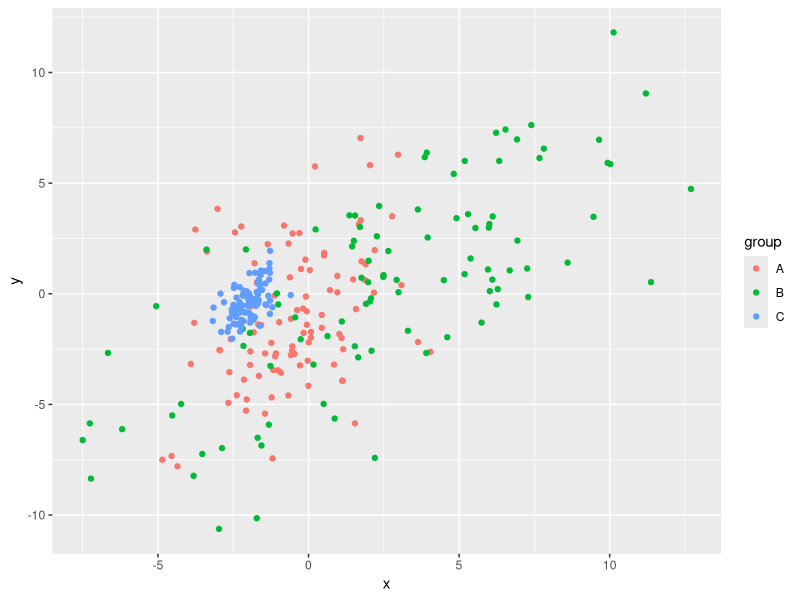
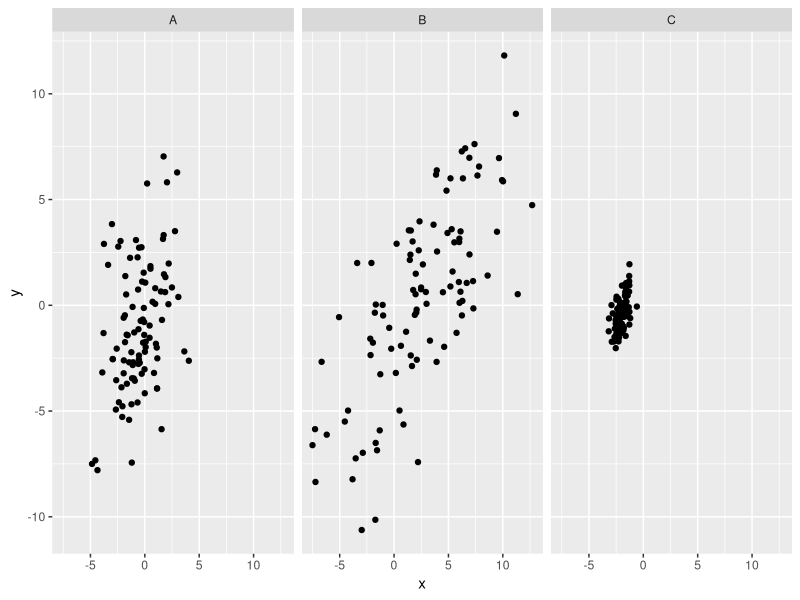
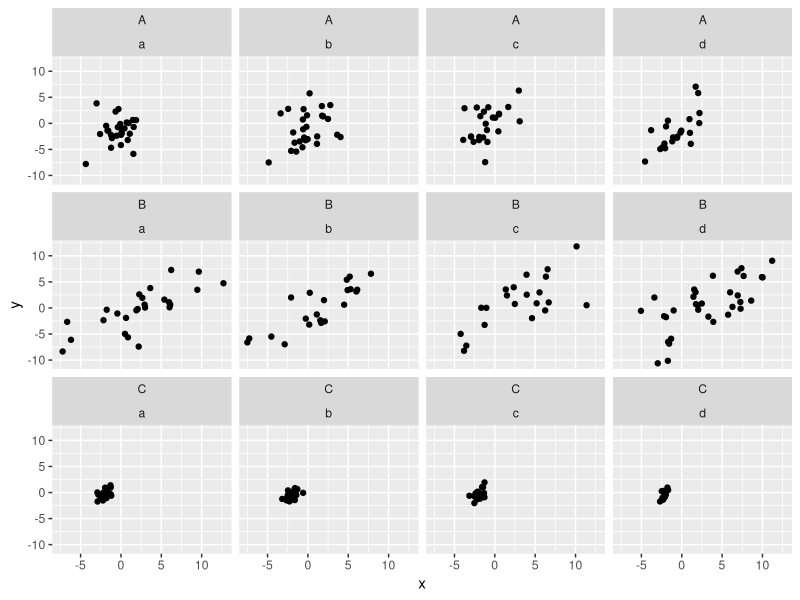
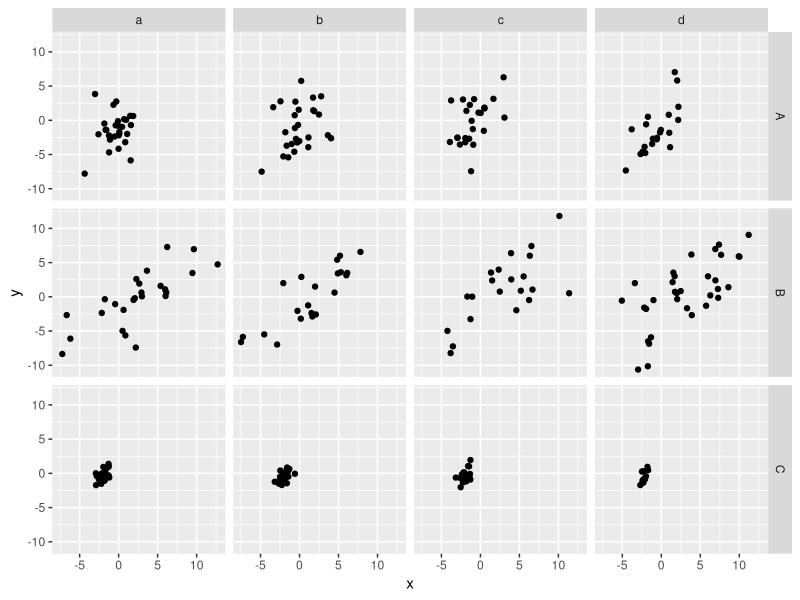
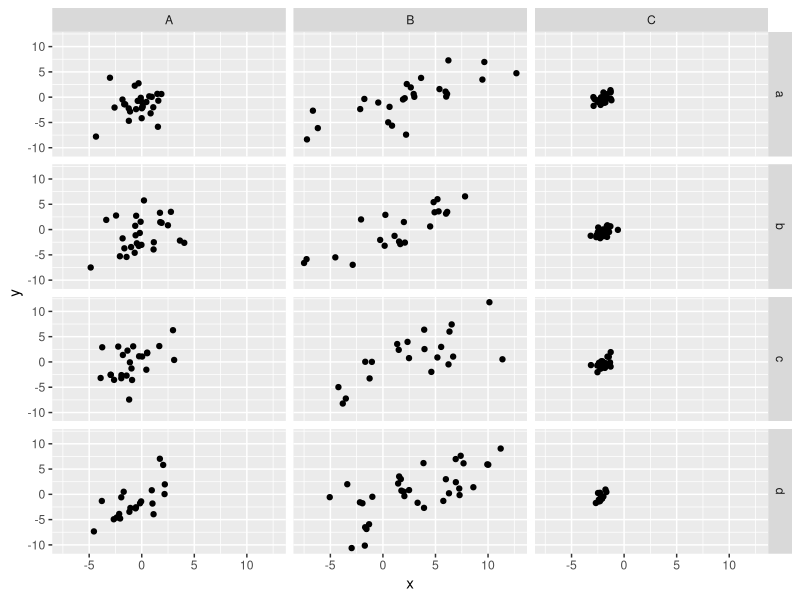
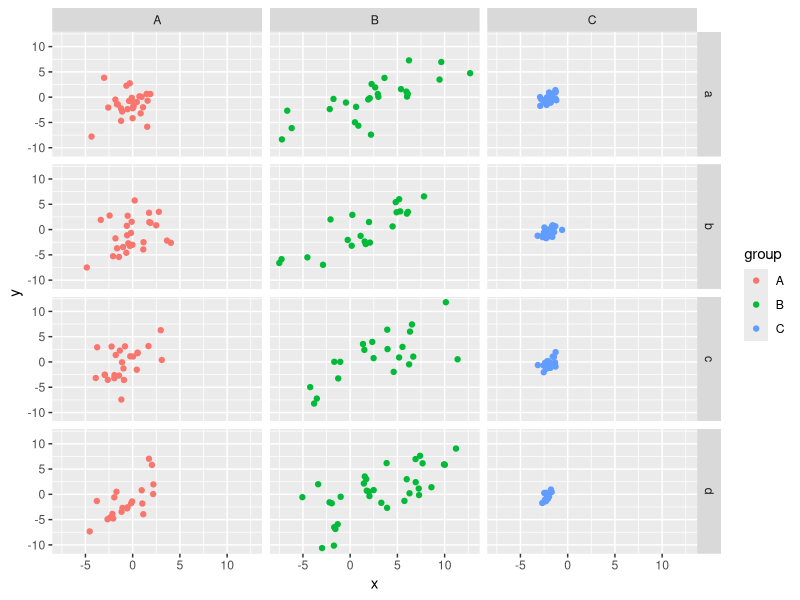
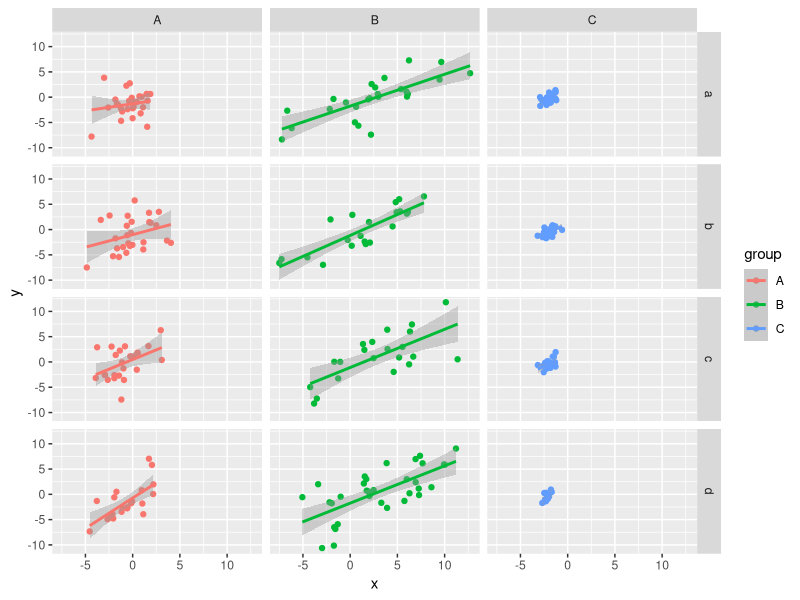
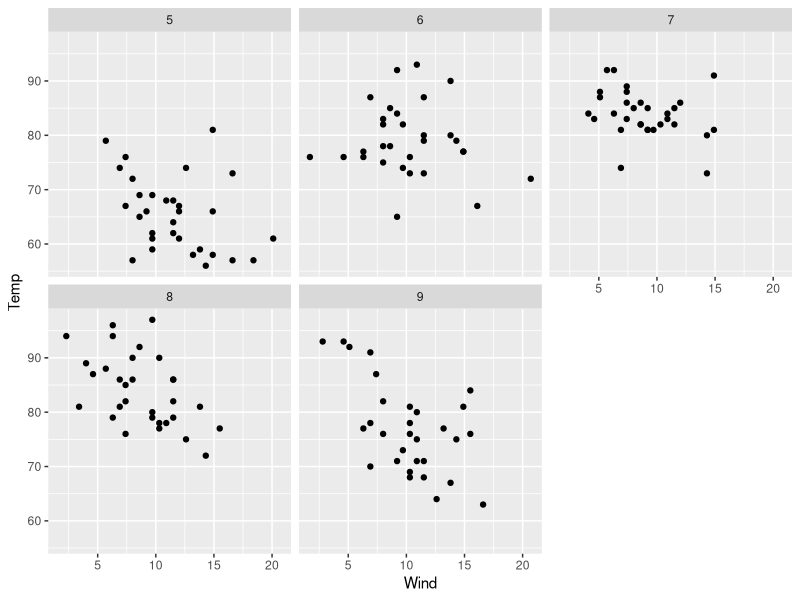

R code for these plots, in order:
## ---- chunk 1
library(ggplot2)
library(tidyverse)
set.seed(91755)                                           # Seed for reproducibility
## ---- chunk 2
x <-- c(rnorm(100, mean = 0.5, sd = 2),                    # Create synthetic data
       rnorm(100, mean = - 3, sd = 4),
       rnorm(100, mean = 2, sd = 0.5))
y <-- c(rnorm(200, mean = 1, sd = 3),
       rnorm(100, mean = - 1, sd = 0.7)) +
  0.7 * x
## ---- chunk 3
my_data <- data.frame(x = x,
                      y = y,
                      group = rep(LETTERS[1:3], each = 100),
                      subgroup = sample(letters[1:4], size = 300, replace = TRUE))
view(my_data)
## ---- chunk 4
ggplot(data = my_data,                                    # Scatterplot without facets
       aes(x = x,
           y = y,
           color = group)) +
  geom_point()
## ---- chunk 5
ggplot(data = my_data,                                    # Multiplot using facet_wrap
       aes(x = x,
           y = y)) +
  geom_point() +
  facet_wrap(~ group)
## ---- chunk 6
ggplot(data = my_data,                                    # Two grouping variables
       aes(x = x,
           y = y)) +
  geom_point() +
  facet_wrap(group ~ subgroup)
## ---- chunk 7
ggplot(data = my_data,                                    # Using facet_grid
       aes(x = x,
           y = y)) +
  geom_point() +
  facet_grid(group ~ subgroup)
## ---- chunk 8
ggplot(data = my_data,                                    # Using facet_grid
       aes(x = x,
           y = y)) +
  geom_point() +
  facet_grid(subgroup ~ group)
## ---- chunk 9
ggplot(data = my_data,                                    # Mapping colors
       aes(x = x,
           y = y,
           col = group)) +
  geom_point() +
  facet_grid(subgroup ~ group)
## ---- chunk 10
ggplot(data = my_data,                                    # Add layers to facets
       aes(x = x,
           y = y,
           col = group)) +
  geom_point() +
  facet_grid(subgroup ~ group) +
  geom_smooth(method = "lm")
## ---- chunk 11
data(airquality)   # Load example data
## ---- chunk 12
airquality$Month <- as.factor(airquality$Month)           # Convert Month to factor
## ---- chunk 13
airquality <- airquality %>%                              # Create Day ranges
  mutate(DayRange = factor(case_when(Day <= 10 ~ "<=10",
                                     Day >= 11 & Day <= 20 ~ "11-20",
                                     Day > 20 ~ ">20")))
## ---- chunk 14
ggplot(data = airquality,
   aes(x = Wind,
    y = Temp)) +
    geom_point() +
    facet_wrap(~ Month)
## ---- chunk 15
ggplot(data = airquality,
   aes(x = Wind,
    y = Temp)) +
    geom_point() +
    facet_grid(DayRange ~ Month)
## ---- chunk 16
ggplot(data = airquality,
   aes(x = Wind,
    y = Temp,
    col = Month)) +
    geom_point() +
    facet_grid(DayRange ~ Month)
